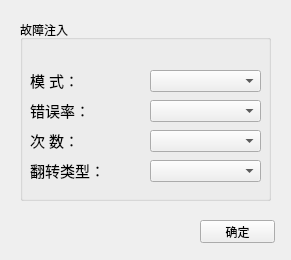
<?xml version="1.0" encoding="UTF-8"?>
<ui version="4.0">
 <class>Fault</class>
 <widget class="QWidget" name="Fault">
  <property name="geometry">
   <rect>
    <x>0</x>
    <y>0</y>
    <width>291</width>
    <height>260</height>
   </rect>
  </property>
  <property name="windowTitle">
   <string>故障注入配置</string>
  </property>
  <widget class="QGroupBox" name="groupBox">
   <property name="geometry">
    <rect>
     <x>20</x>
     <y>20</y>
     <width>251</width>
     <height>181</height>
    </rect>
   </property>
   <property name="title">
    <string>故障注入</string>
   </property>
   <widget class="QLabel" name="label">
    <property name="geometry">
     <rect>
      <x>10</x>
      <y>50</y>
      <width>54</width>
      <height>21</height>
     </rect>
    </property>
    <property name="font">
     <font>
      <family>Arial</family>
      <pointsize>11</pointsize>
     </font>
    </property>
    <property name="text">
     <string>模 式：</string>
    </property>
   </widget>
   <widget class="QLabel" name="label_2">
    <property name="geometry">
     <rect>
      <x>10</x>
      <y>80</y>
      <width>54</width>
      <height>21</height>
     </rect>
    </property>
    <property name="font">
     <font>
      <family>Arial</family>
      <pointsize>11</pointsize>
     </font>
    </property>
    <property name="text">
     <string>错误率：</string>
    </property>
   </widget>
   <widget class="QLabel" name="label_3">
    <property name="geometry">
     <rect>
      <x>10</x>
      <y>110</y>
      <width>54</width>
      <height>21</height>
     </rect>
    </property>
    <property name="font">
     <font>
      <family>Arial</family>
      <pointsize>11</pointsize>
     </font>
    </property>
    <property name="text">
     <string>次 数：</string>
    </property>
   </widget>
   <widget class="QLabel" name="label_4">
    <property name="geometry">
     <rect>
      <x>10</x>
      <y>140</y>
      <width>71</width>
      <height>21</height>
     </rect>
    </property>
    <property name="font">
     <font>
      <family>Arial</family>
      <pointsize>11</pointsize>
     </font>
    </property>
    <property name="text">
     <string>翻转类型：</string>
    </property>
   </widget>
   <widget class="QComboBox" name="modeBox">
    <property name="geometry">
     <rect>
      <x>130</x>
      <y>50</y>
      <width>111</width>
      <height>22</height>
     </rect>
    </property>
   </widget>
   <widget class="QComboBox" name="erBox">
    <property name="geometry">
     <rect>
      <x>130</x>
      <y>80</y>
      <width>111</width>
      <height>22</height>
     </rect>
    </property>
   </widget>
   <widget class="QComboBox" name="exe_timesBox">
    <property name="geometry">
     <rect>
      <x>130</x>
      <y>110</y>
      <width>111</width>
      <height>22</height>
     </rect>
    </property>
   </widget>
   <widget class="QComboBox" name="bfmBox">
    <property name="geometry">
     <rect>
      <x>130</x>
      <y>140</y>
      <width>111</width>
      <height>22</height>
     </rect>
    </property>
   </widget>
  </widget>
  <widget class="QPushButton" name="pushButton">
   <property name="geometry">
    <rect>
     <x>200</x>
     <y>220</y>
     <width>75</width>
     <height>23</height>
    </rect>
   </property>
   <property name="text">
    <string>确定</string>
   </property>
  </widget>
 </widget>
 <resources/>
 <connections/>
</ui>
